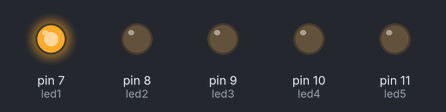
The sketch below on a simulated Arduino Uno, built with avr-gcc and run on an emulated ATmega328P. Parts: output pins drawn as LEDs (lit = HIGH).

Above: at 0.5 s.
At 2.5 s:
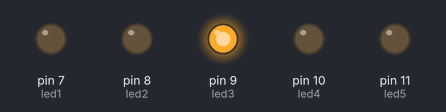
At 4.5 s:
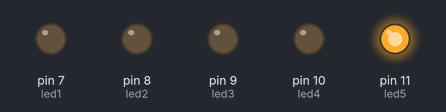
At 5.5 s:
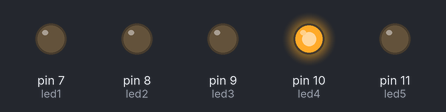
At 10.5 s:
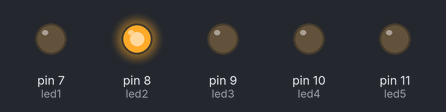
Timing chart, 0 to 11.7 s (numbered marks = the images above):
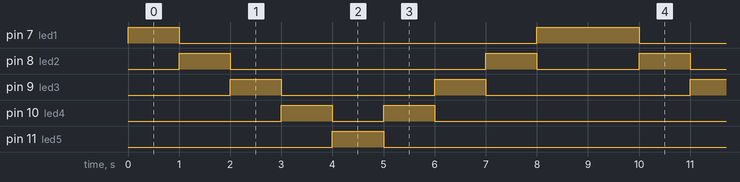

The sketch:

Five_leds_in_a_row.ino
```cpp
int led1 = 7;//pin 7
int led2 = 8;//pin 8
int led3 = 9;//pin 9
int led4 = 10;//pin 10
int led5 = 11;//pin 11

void setup() {

pinMode(led1,OUTPUT);
pinMode(led2,OUTPUT);
pinMode(led3,OUTPUT);
pinMode(led4,OUTPUT);
pinMode(led5,OUTPUT);

}

void loop() {

digitalWrite(led1,HIGH);
digitalWrite(led2,LOW);
digitalWrite(led3,LOW);
digitalWrite(led4,LOW);
digitalWrite(led5,LOW);

delay(1000);

digitalWrite(led1,LOW);
digitalWrite(led2,HIGH);
digitalWrite(led3,LOW);
digitalWrite(led4,LOW);
digitalWrite(led5,LOW);

delay(1000);

digitalWrite(led1,LOW);
digitalWrite(led2,LOW);
digitalWrite(led3,HIGH);
digitalWrite(led4,LOW);
digitalWrite(led5,LOW);

delay(1000);

digitalWrite(led1,LOW);
digitalWrite(led2,LOW);
digitalWrite(led3,LOW);
digitalWrite(led4,HIGH);
digitalWrite(led5,LOW);

delay(1000);

digitalWrite(led1,LOW);
digitalWrite(led2,LOW);
digitalWrite(led3,LOW);
digitalWrite(led4,LOW);
digitalWrite(led5,HIGH);

delay(1000);

digitalWrite(led1,LOW);
digitalWrite(led2,LOW);
digitalWrite(led3,LOW);
digitalWrite(led4,HIGH);
digitalWrite(led5,LOW);

delay(1000);

digitalWrite(led1,LOW);
digitalWrite(led2,LOW);
digitalWrite(led3,HIGH);
digitalWrite(led4,LOW);
digitalWrite(led5,LOW);

delay(1000);

digitalWrite(led1,LOW);
digitalWrite(led2,HIGH);
digitalWrite(led3,LOW);
digitalWrite(led4,LOW);
digitalWrite(led5,LOW);

delay(1000);

 digitalWrite(led1,HIGH);
digitalWrite(led2,LOW);
digitalWrite(led3,LOW);
digitalWrite(led4,LOW);
digitalWrite(led5,LOW);

delay(1000);
}
```

Measured:
- by itself, pin 7 (led1): repeats every 9.0 s: LOW 7.0 s, HIGH 2.0 s
- by itself, pin 8 (led2): repeats every 9.0 s: LOW 5.0 s, HIGH 1.0 s, LOW 2.0 s, HIGH 1.0 s
- by itself, pin 9 (led3): repeats every 9.0 s: LOW 3.0 s, HIGH 1.0 s, LOW 4.0 s, HIGH 1.0 s
- by itself, pin 10 (led4): repeats every 9.0 s: LOW 1.0 s, HIGH 1.0 s, LOW 6.0 s, HIGH 1.0 s
- by itself, pin 11 (led5): alternates HIGH for 1.0 s and LOW for 8.0 s
